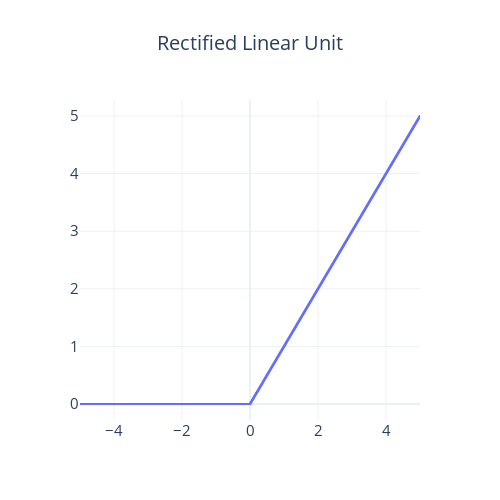

Notebook source saved alongside this figure:
### Code cell
y = ReLU(x)

fig = go.Figure(
    go.Scatter(
        x=x,
        y=y,
        mode='lines',
        line_shape='hv',  
        marker=dict(size=8)
    )
)

fig.update_layout(
    title={
        'text': 'Rectified Linear Unit',
        'x': 0.5,
        'font': dict(size=20)
    },
    template="plotly_white",
    autosize=False,
    width=500, height=500,
    # margin=dict(l=30, r=30, t=30, b=30),
)
fig.update_xaxes(tickfont_size=15)
fig.update_yaxes(tickfont_size=15)

fig.show()

### Figure 1 — Plotly figure (JSON) as saved in the notebook; plotly's stock layout.template omitted (floating-point values rounded to 4 significant figures; data arrays with more than 128 entries replaced by an {"elided": "..."} marker saying what was removed)
{"data": [{"line": {"shape": "hv"}, "marker": {"size": 8}, "mode": "lines", "type": "scatter", "x": {"elided": "10000 float values"}, "y": {"elided": "10000 float values"}}], "layout": {"autosize": false, "height": 500, "title": {"font": {"size": 20}, "text": "Rectified Linear Unit", "x": 0.5}, "width": 500, "xaxis": {"tickfont": {"size": 15}}, "yaxis": {"tickfont": {"size": 15}}}}
